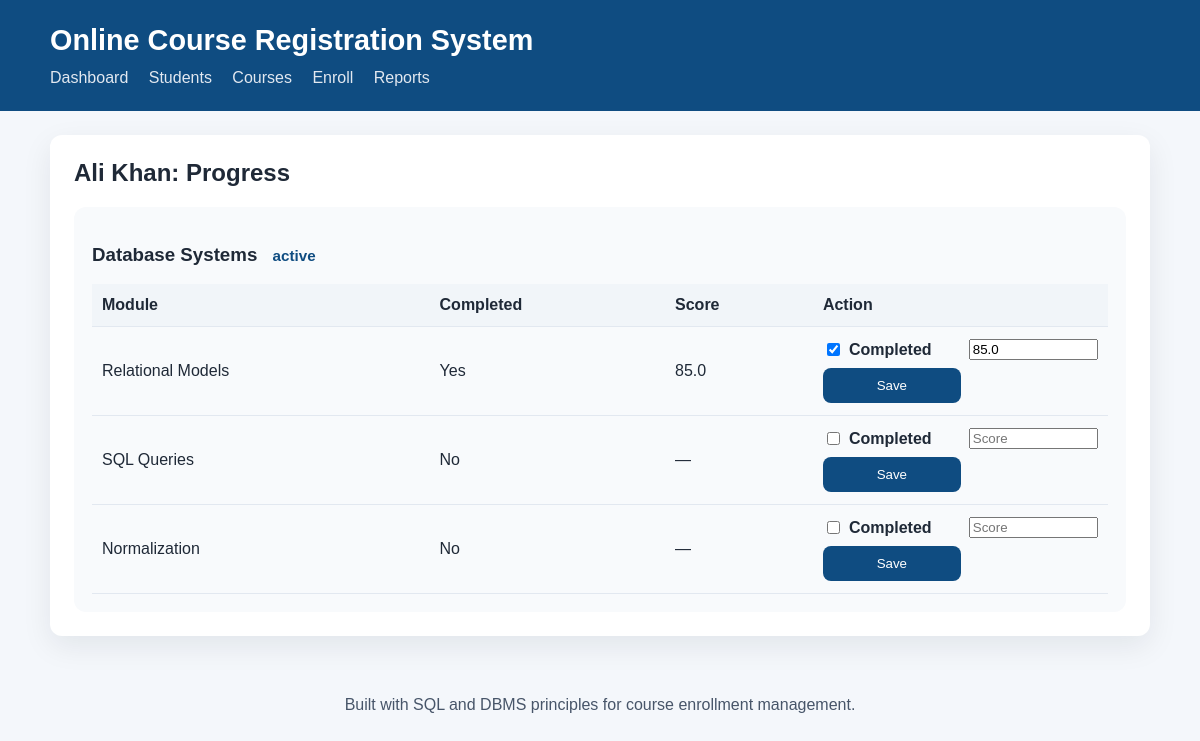
Screenshot of /student/1 with the database file from the repository.
### tables this page shows
CREATE TABLE students (
    student_id INTEGER PRIMARY KEY AUTOINCREMENT,
    first_name TEXT NOT NULL,
    last_name TEXT NOT NULL,
    email TEXT UNIQUE NOT NULL,
    enrollment_date TEXT NOT NULL DEFAULT (date('now'))
);

CREATE TABLE enrollments (
    enrollment_id INTEGER PRIMARY KEY AUTOINCREMENT,
    student_id INTEGER NOT NULL,
    course_id INTEGER NOT NULL,
    enrolled_on TEXT NOT NULL DEFAULT (date('now')),
    status TEXT NOT NULL DEFAULT 'active',
    UNIQUE(student_id, course_id),
    FOREIGN KEY (student_id) REFERENCES students(student_id) ON DELETE CASCADE,
    FOREIGN KEY (course_id) REFERENCES courses(course_id) ON DELETE CASCADE
);

CREATE TABLE courses (
    course_id INTEGER PRIMARY KEY AUTOINCREMENT,
    title TEXT NOT NULL,
    description TEXT NOT NULL,
    instructor_id INTEGER NOT NULL,
    start_date TEXT NOT NULL,
    end_date TEXT NOT NULL,
    capacity INTEGER NOT NULL DEFAULT 50,
    FOREIGN KEY (instructor_id) REFERENCES instructors(instructor_id) ON DELETE CASCADE
);

CREATE TABLE progress (
    progress_id INTEGER PRIMARY KEY AUTOINCREMENT,
    enrollment_id INTEGER NOT NULL,
    module_id INTEGER NOT NULL,
    completed INTEGER NOT NULL DEFAULT 0,
    score REAL,
    updated_on TEXT NOT NULL DEFAULT (date('now')),
    UNIQUE(enrollment_id, module_id),
    FOREIGN KEY (enrollment_id) REFERENCES enrollments(enrollment_id) ON DELETE CASCADE,
    FOREIGN KEY (module_id) REFERENCES modules(module_id) ON DELETE CASCADE
);

CREATE TABLE modules (
    module_id INTEGER PRIMARY KEY AUTOINCREMENT,
    course_id INTEGER NOT NULL,
    module_title TEXT NOT NULL,
    module_order INTEGER NOT NULL,
    description TEXT,
    FOREIGN KEY (course_id) REFERENCES courses(course_id) ON DELETE CASCADE
);

### app.py (the view)
@app.route('/student/<int:student_id>')
def student_progress(student_id):
    conn = get_db_connection()
    student = conn.execute('SELECT * FROM students WHERE student_id = ?', (student_id,)).fetchone()
    if student is None:
        conn.close()
        return redirect(url_for('index'))
    enrollments = conn.execute(
        'SELECT e.enrollment_id, c.course_id, c.title AS course_title, e.status FROM enrollments e JOIN courses c ON e.course_id = c.course_id WHERE e.student_id = ?',
        (student_id,),
    ).fetchall()
    progress_rows = []
    for enrollment in enrollments:
        progress = conn.execute(
            'SELECT m.module_id, m.module_title, p.completed, p.score FROM progress p JOIN modules m ON p.module_id = m.module_id WHERE p.enrollment_id = ? ORDER BY m.module_order',
            (enrollment['enrollment_id'],),
        ).fetchall()
        course_progress = {
            'course_title': enrollment['course_title'],
            'status': enrollment['status'],
            'progress': progress,
        }
        progress_rows.append(course_progress)
    conn.close()
    return render_template('student.html', student=student, progress_rows=progress_rows)

### app.py (called while the page is built)
def get_db_connection():
    conn = sqlite3.connect(DB_PATH)
    conn.row_factory = sqlite3.Row
    conn.execute('PRAGMA foreign_keys = ON;')
    return conn

### templates/student.html (shortened to what this page needs)
{% extends 'base.html' %}
{% block content %}
  <section class="panel">
    <h2>{{ student.first_name }} {{ student.last_name }}: Progress</h2>
    {% if progress_rows %}
      {% for enrollment in progress_rows %}
        <div class="card">
          <h3>{{ enrollment.course_title }} <span class="status">{{ enrollment.status }}</span></h3>
          <table>
            <thead>
              <tr>
                <th>Module</th>
                <th>Completed</th>
                <th>Score</th>
                <th>Action</th>
              </tr>
            </thead>
            <tbody>
              {% for row in enrollment.progress %}
                <tr>
                  <td>{{ row.module_title }}</td>
                  <td>{{ 'Yes' if row.completed else 'No' }}</td>
                  <td>{{ row.score or '—' }}</td>
                  <td>
                    <form method="post" action="/progress/update" class="inline-form">
                      <label class="inline-checkbox">
                        <input type="checkbox" name="completed" {% if row.completed %}checked{% endif %}>
                        Completed
                      </label>
                      <input type="number" name="score" value="{{ row.score or '' }}" min="0" max="100" step="0.1" placeholder="Score">
                      <button type="submit">Save</button>
                    </form>
                  </td>
                </tr>
              {% endfor %}
            </tbody>
          </table>
        </div>
      {% endfor %}
    {% else %}
      <p>This student has no current course enrollments yet.</p>
    {% endif %}
  </section>
{% endblock %}

### static/styles.css (style rules this page uses)
body { margin: 0; font-family: Arial, sans-serif; background: #f4f7fb; color: #1f2937; }
.panel { background: #fff; padding: 24px; margin-bottom: 20px; border-radius: 12px; box-shadow: 0 10px 30px rgba(15, 23, 42, 0.08); }
h2 { margin-top: 0; }
.card { background: #f8fafc; padding: 18px; border-radius: 12px; }
table { width: 100%; border-collapse: collapse; margin-top: 16px; }
table th, table td { text-align: left; padding: 12px 10px; border-bottom: 1px solid #e2e8f0; }
table th { background: #f1f5f9; }
form { display: grid; gap: 14px; }
label { font-weight: bold; }
select, button { padding: 12px; border-radius: 8px; border: 1px solid #cbd5e1; }
button { background: #0f4c81; color: white; border: none; cursor: pointer; border-radius: 8px; padding: 10px 14px; }
.inline-form { display: grid; gap: 8px; grid-template-columns: repeat(auto-fit, minmax(100px, auto)); align-items: center; }
.inline-checkbox { display: inline-flex; align-items: center; gap: 6px; }
.status { font-size: 0.95rem; color: #0f4c81; margin-left: 10px; }

### rows the page displays
students: first_name "Ali", last_name "Khan"
enrollments: course_title "Database Systems", status "active"
progress: module_title "Relational Models", completed "Yes", score "85.0", completed "☑"
progress: module_title "SQL Queries", completed "No", score "—"
progress: module_title "Normalization", completed "No", score "—"
